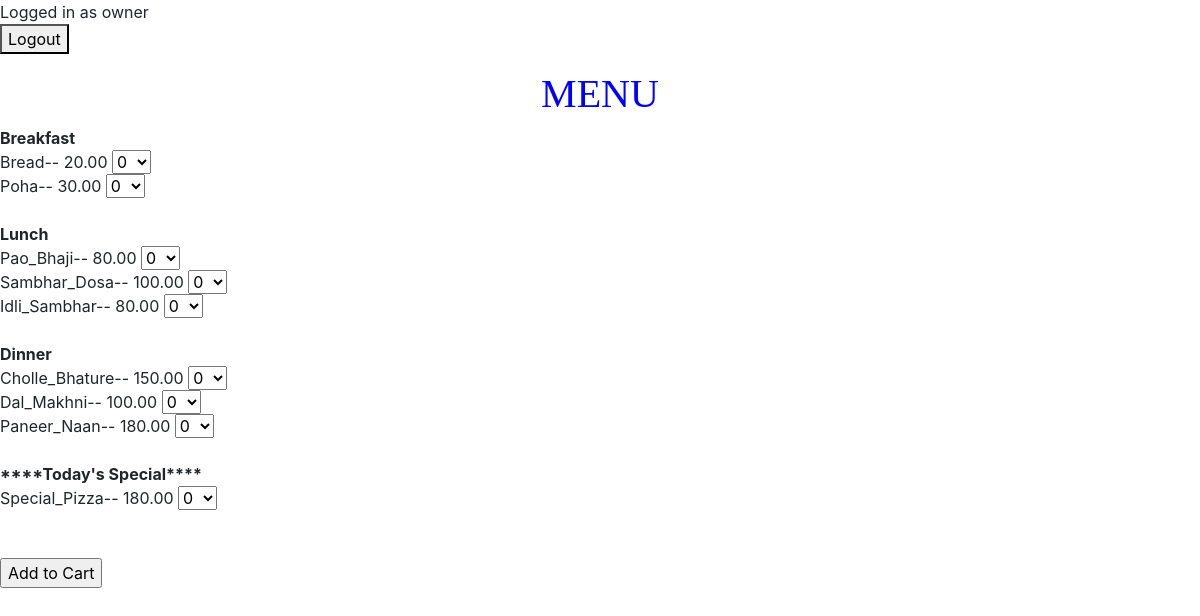
The app's page /menulist/ (signed in) with its own data.
### menu/models.py (models this page shows, shortened)
class Breakfast(models.Model):
    item = models.CharField(max_length=30)
    mrp = models.DecimalField(max_digits=6, decimal_places=2)

class Lunch(models.Model):
    item = models.CharField(max_length=30)
    mrp = models.DecimalField(max_digits=6, decimal_places=2)

class Dinner(models.Model):
    item = models.CharField(max_length=30)
    mrp = models.DecimalField(max_digits=6, decimal_places=2)

class Special(models.Model):
    item = models.CharField(max_length=30)
    mrp = models.DecimalField(max_digits=6, decimal_places=2)

### menu/views.py (the view)
# urls.py: path('menulist/', views.menulist, name='menulist'),
def menulist(request):
    breakfasts = Breakfast.objects.all()
    lunchs = Lunch.objects.all()
    dinners = Dinner.objects.all()
    specials = Special.objects.all()
    return render(request, 'menu/menulist.html', {'breakfasts':breakfasts,'lunchs':lunchs, 'dinners':dinners, 'specials':specials})

### menu/templates/menu/menulist.html (shortened to what this page needs)
<link rel="stylesheet" href="https://stackpath.bootstrapcdn.com/bootstrap/4.5.0/css/bootstrap.min.css">
{% extends 'menu/base.html' %}
{% block content %}
<h1 style="color:Blue;font-family:cursive;text-align:center;">MENU</h1>
<form action ="{% url 'confirm' %}">
<b>Breakfast</b>
<br>
{% for breakfast in breakfasts %}
{{breakfast.item}}--
{{breakfast.mrp}}
<select name={{breakfast.item}}>
  <option value="0">0</option>
</select>
<br>
{% endfor %}
<br>
<b>Lunch</b>
<br>
{% for lunch in lunchs %}
{{lunch.item}}--
{{lunch.mrp}}
<select name={{lunch.item}}>
  <option value="0">0</option>
</select>
<br>
{% endfor %}
<br>
<b>Dinner</b>
<br>
{% for dinner in dinners %}
{{dinner.item}}--
{{dinner.mrp}}
<select name={{dinner.item}}>
  <option value="0">0</option>
</select>
<br>
{% endfor %}
<br>
<b>****Today's Special****</b>
<br>
{% for special in specials %}
{{special.item}}--
{{special.mrp}}
<select name={{special.item}}>
  <option value="0">0</option>
</select>
<br>
{% endfor %}
<br>
<br>
<input type="submit" value="Add to Cart">
</form>
{% endblock %}

### menu/templates/menu/base.html (shortened to what this page needs)
{% if user.is_authenticated %}
Logged in as {{ user.username }}
<form action="{% url 'logoutuser' %}" method ="POST">
<button type ="submit">Logout</button>
</form>
{% else %}
<a href ="{% url 'signupuser' %}">Sign Up</a>
<a href ="{% url 'loginuser' %}">Login</a>
{% endif %}
{% block content %}
{% endblock %}

### records on screen
Breakfast: item "Bread", mrp "20.00", Bread "0"
Breakfast: item "Poha", mrp "30.00", Poha "0"
Lunch: item "Pao_Bhaji", mrp "80.00", Pao_Bhaji "0"
Lunch: item "Sambhar_Dosa", mrp "100.00", Sambhar_Dosa "0"
Lunch: item "Idli_Sambhar", mrp "80.00", Idli_Sambhar "0"
Dinner: item "Cholle_Bhature", mrp "150.00", Cholle_Bhature "0"
Dinner: item "Dal_Makhni", mrp "100.00", Dal_Makhni "0"
Dinner: item "Paneer_Naan", mrp "180.00", Paneer_Naan "0"
Special: item "Special_Pizza", mrp "180.00", Special_Pizza "0"

### other values on screen
{{ user.username }} "owner"
